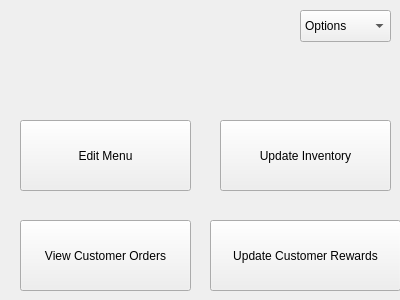
<?xml version="1.0" encoding="UTF-8"?>
<ui version="4.0">
 <class>AdminMenu</class>
 <widget class="QWidget" name="AdminMenu">
  <property name="geometry">
   <rect>
    <x>0</x>
    <y>0</y>
    <width>400</width>
    <height>300</height>
   </rect>
  </property>
  <property name="windowTitle">
   <string>Form</string>
  </property>
  <widget class="QPushButton" name="editMenu">
   <property name="geometry">
    <rect>
     <x>20</x>
     <y>120</y>
     <width>171</width>
     <height>71</height>
    </rect>
   </property>
   <property name="text">
    <string>Edit Menu</string>
   </property>
  </widget>
  <widget class="QPushButton" name="editInven">
   <property name="geometry">
    <rect>
     <x>220</x>
     <y>120</y>
     <width>171</width>
     <height>71</height>
    </rect>
   </property>
   <property name="text">
    <string>Update Inventory</string>
   </property>
  </widget>
  <widget class="QPushButton" name="updateRewards">
   <property name="geometry">
    <rect>
     <x>210</x>
     <y>220</y>
     <width>191</width>
     <height>71</height>
    </rect>
   </property>
   <property name="text">
    <string>Update Customer Rewards</string>
   </property>
  </widget>
  <widget class="QPushButton" name="pushButton_4">
   <property name="geometry">
    <rect>
     <x>20</x>
     <y>220</y>
     <width>171</width>
     <height>71</height>
    </rect>
   </property>
   <property name="text">
    <string>View Customer Orders</string>
   </property>
  </widget>
  <widget class="QComboBox" name="comboBox">
   <property name="geometry">
    <rect>
     <x>300</x>
     <y>10</y>
     <width>91</width>
     <height>32</height>
    </rect>
   </property>
   <item>
    <property name="text">
     <string>Options</string>
    </property>
   </item>
   <item>
    <property name="text">
     <string>Logout</string>
    </property>
   </item>
  </widget>
 </widget>
 <resources/>
 <connections/>
</ui>
